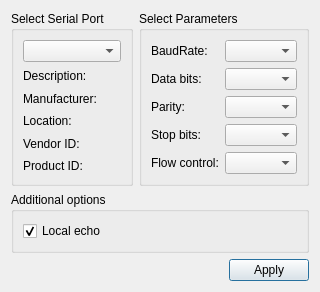
<?xml version="1.0" encoding="UTF-8"?>
<ui version="4.0">
 <class>SettingsDialog</class>
 <widget class="QDialog" name="SettingsDialog">
  <property name="geometry">
   <rect>
    <x>0</x>
    <y>0</y>
    <width>281</width>
    <height>262</height>
   </rect>
  </property>
  <property name="windowTitle">
   <string>Settings</string>
  </property>
  <layout class="QGridLayout" name="gridLayout_3">
   <item row="0" column="1">
    <widget class="QGroupBox" name="parametersBox">
     <property name="title">
      <string>Select Parameters</string>
     </property>
     <layout class="QGridLayout" name="gridLayout_2">
      <item row="0" column="0">
       <widget class="QLabel" name="baudRateLabel">
        <property name="text">
         <string>BaudRate:</string>
        </property>
       </widget>
      </item>
      <item row="0" column="1">
       <widget class="QComboBox" name="baudRateBox"/>
      </item>
      <item row="1" column="0">
       <widget class="QLabel" name="dataBitsLabel">
        <property name="text">
         <string>Data bits:</string>
        </property>
       </widget>
      </item>
      <item row="1" column="1">
       <widget class="QComboBox" name="dataBitsBox"/>
      </item>
      <item row="2" column="0">
       <widget class="QLabel" name="parityLabel">
        <property name="text">
         <string>Parity:</string>
        </property>
       </widget>
      </item>
      <item row="2" column="1">
       <widget class="QComboBox" name="parityBox"/>
      </item>
      <item row="3" column="0">
       <widget class="QLabel" name="stopBitsLabel">
        <property name="text">
         <string>Stop bits:</string>
        </property>
       </widget>
      </item>
      <item row="3" column="1">
       <widget class="QComboBox" name="stopBitsBox"/>
      </item>
      <item row="4" column="0">
       <widget class="QLabel" name="flowControlLabel">
        <property name="text">
         <string>Flow control:</string>
        </property>
       </widget>
      </item>
      <item row="4" column="1">
       <widget class="QComboBox" name="flowControlBox"/>
      </item>
     </layout>
    </widget>
   </item>
   <item row="0" column="0">
    <widget class="QGroupBox" name="selectBox">
     <property name="title">
      <string>Select Serial Port</string>
     </property>
     <layout class="QGridLayout" name="gridLayout">
      <item row="0" column="0">
       <widget class="QComboBox" name="serialPortInfoListBox"/>
      </item>
      <item row="1" column="0">
       <widget class="QLabel" name="descriptionLabel">
        <property name="text">
         <string>Description:</string>
        </property>
       </widget>
      </item>
      <item row="2" column="0">
       <widget class="QLabel" name="manufacturerLabel">
        <property name="text">
         <string>Manufacturer:</string>
        </property>
       </widget>
      </item>
      <item row="3" column="0">
       <widget class="QLabel" name="locationLabel">
        <property name="text">
         <string>Location:</string>
        </property>
       </widget>
      </item>
      <item row="4" column="0">
       <widget class="QLabel" name="vidLabel">
        <property name="text">
         <string>Vendor ID:</string>
        </property>
       </widget>
      </item>
      <item row="5" column="0">
       <widget class="QLabel" name="pidLabel">
        <property name="text">
         <string>Product ID:</string>
        </property>
       </widget>
      </item>
     </layout>
    </widget>
   </item>
   <item row="2" column="0" colspan="2">
    <layout class="QHBoxLayout" name="horizontalLayout">
     <item>
      <spacer name="horizontalSpacer">
       <property name="orientation">
        <enum>Qt::Horizontal</enum>
       </property>
       <property name="sizeHint" stdset="0">
        <size>
         <width>96</width>
         <height>20</height>
        </size>
       </property>
      </spacer>
     </item>
     <item>
      <widget class="QPushButton" name="applyButton">
       <property name="text">
        <string>Apply</string>
       </property>
      </widget>
     </item>
    </layout>
   </item>
   <item row="1" column="0" colspan="2">
    <widget class="QGroupBox" name="additionalOptionsGroupBox">
     <property name="title">
      <string>Additional options</string>
     </property>
     <layout class="QVBoxLayout" name="verticalLayout">
      <item>
       <widget class="QCheckBox" name="localEchoCheckBox">
        <property name="text">
         <string>Local echo</string>
        </property>
        <property name="checked">
         <bool>true</bool>
        </property>
       </widget>
      </item>
     </layout>
    </widget>
   </item>
  </layout>
 </widget>
 <resources/>
 <connections/>
</ui>
